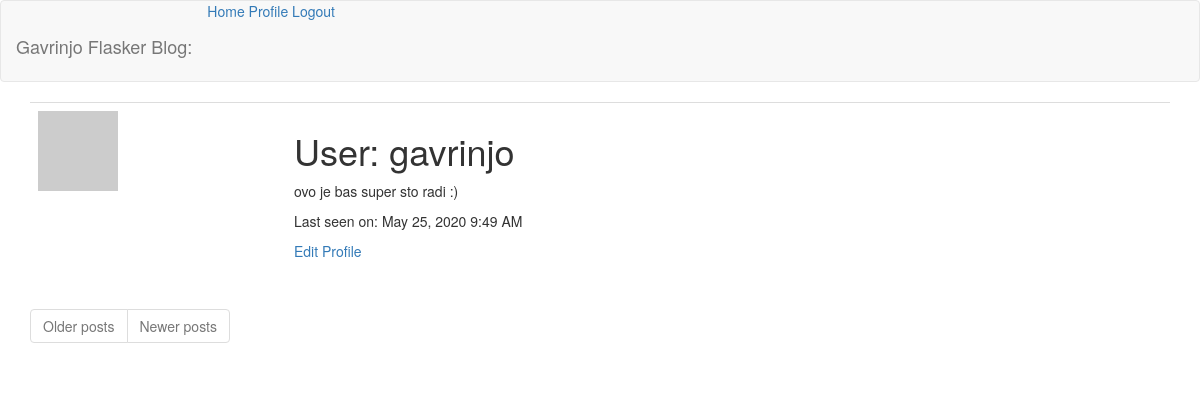
Page /user/gavrinjo (signed in) on the earlier database version.
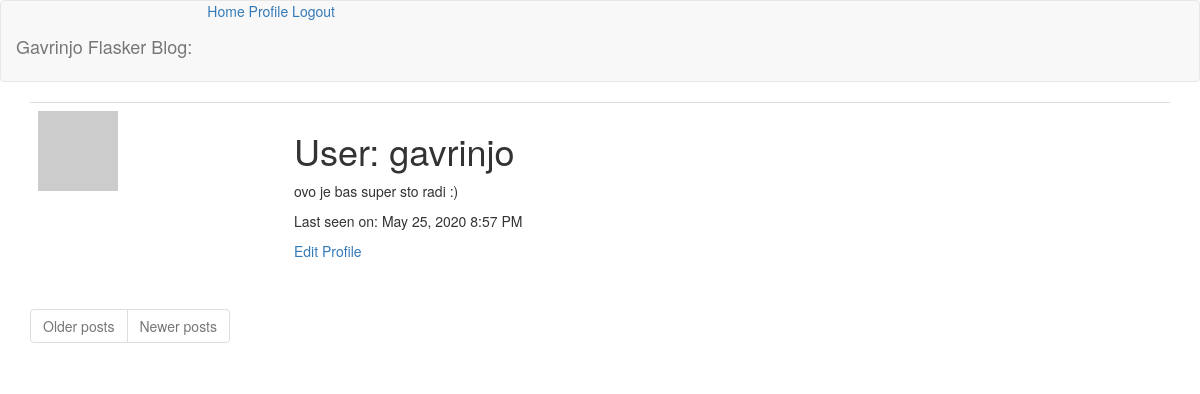
Same page on the later database version.
### app/models.py (models this page shows, shortened)
class User(UserMixin, db.Model):
    id = db.Column(db.Integer, primary_key=True)
    username = db.Column(db.String(64), index=True, unique=True)
    email = db.Column(db.String(120), index=True, unique=True)
    password_hash = db.Column(db.String(128))
    about_me = db.Column(db.String(140))
    last_seen = db.Column(db.DateTime, default=datetime.utcnow)
    post = db.relationship("Post", backref="author", lazy="dynamic")
    def avatar(self, size):
        digest = md5(self.email.lower().encode("utf-8")).hexdigest()
        return f"https://www.gravatar.com/avatar/{digest}?d=identicon&r=x&s={size}"

### app/main/routes.py (the view)
@bp.route("/user/<username>")
@login_required
def user(username):
    user = User.query.filter_by(username=username).first_or_404()
    posts = user.post.order_by(Post.timestamp.desc()).all()
    return render_template("user.html", title=user.username, user=user, posts=posts)

### app/main/routes.py (called while the page is built)
@bp.before_request
def before_request():
    if current_user.is_authenticated:
        current_user.last_seen = datetime.utcnow()
        db.session.commit()

### app/models.py (called while the page is built)
@login.user_loader
def load_user(id):
    return User.query.get(int(id))

### app/templates/user.html (shortened to what this page needs)
{% extends 'base.html' %}
{% block app_content %}
    <table class="table table-hover">
        <tr>
            <td width="256px"><img src="{{ user.avatar(128) }}"></td>
            <td>
                <h1>User: {{ user.username }}</h1>
                {% if user.about_me %}<p>{{ user.about_me }}</p>{% endif %}
                {% if user.last_seen %}<p>Last seen on: {{ moment(user.last_seen).format("LLL") }}</p>{% endif %}
                {% if user == current_user %}
                <a href="{{ url_for('main.edit_profile') }}">Edit Profile</a>
                {% endif %}
            </td>
        </tr>
    </table>
    <nav aria-label="Page navigation example">
        <ul class="justify-content-center pagination">
            <li class="page-item{% if not next_url %} disabled {% endif %}">
                <a class="page-link" href="{{ next_url or '#' }}" tabindex="-1">Older posts</a>
            </li>
            <li class="page-item{% if not prev_url %} disabled {% endif %}">
                <a class="page-link" href="{{ prev_url or '#' }}" tabindex="-1">Newer posts</a>
            </li>
        </ul>
    </nav>
{% endblock app_content %}

### app/templates/base.html (shortened to what this page needs)
<!DOCTYPE html>
<html lang="en">
<head>
    <link href="https://stackpath.bootstrapcdn.com/bootstrap/3.3.7/css/bootstrap.min.css" rel="stylesheet">
    <link href="https://cdn.jsdelivr.net/npm/summernote@0.8.16/dist/summernote.min.css" rel="stylesheet">
</head>
<body>
    <nav class="navbar navbar-default">
        <span class="navbar-brand mb-0 h1">Gavrinjo Flasker Blog:</span>
        <a href="{{ url_for('main.index') }}">Home</a>
        {% if current_user.is_anonymous %}
        <a href="{{ url_for('auth.login') }}">Login</a>
        {% else %}
        <a href="{{ url_for('main.user', username=current_user.username) }}">Profile</a>
        <a href="{{ url_for('auth.logout') }}">Logout</a>
        {% endif %}
    </nav>
    <div class="container">
        {% block app_content %} {% endblock app_content %}
    </div>
</body>
</html>

Differences in the rows shown:
changed User "gavrinjo": last_seen "May 25, 2020 9:49 AM" → "May 25, 2020 8:57 PM"
